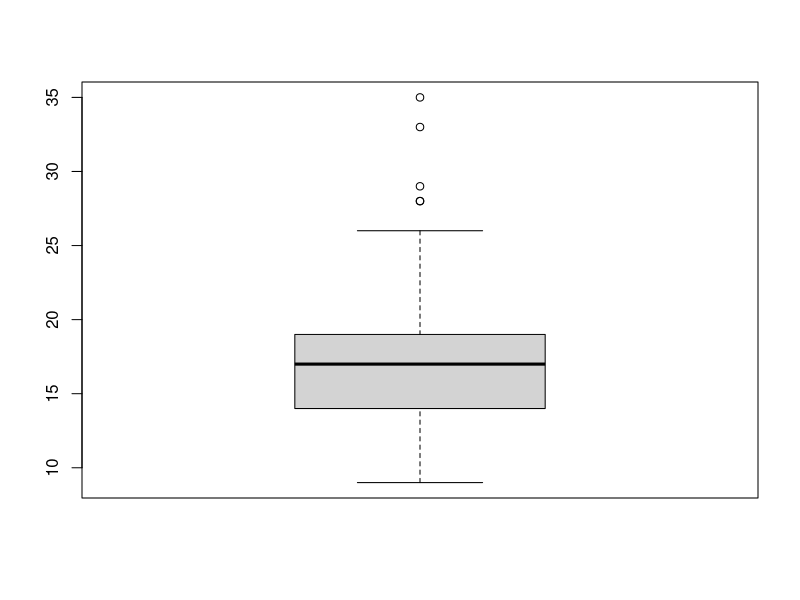
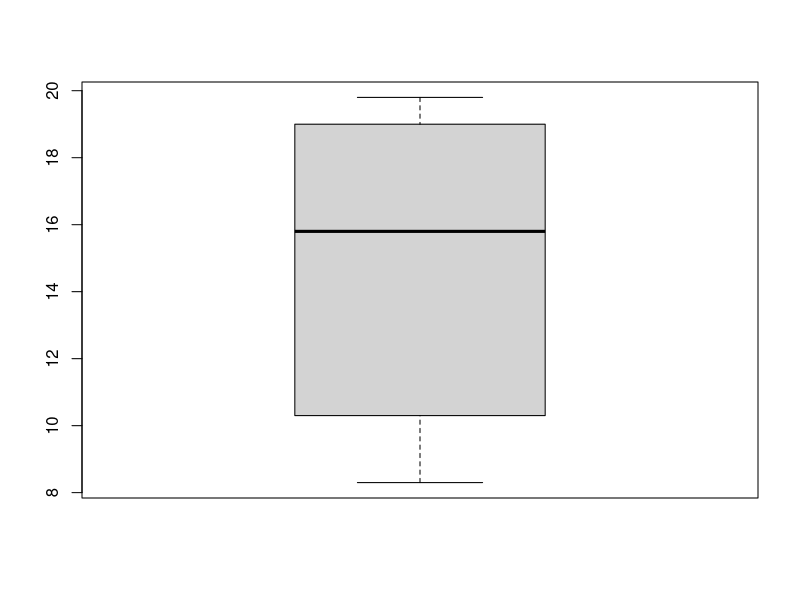

Here is the R script that generated these plots, in order:
# 15-3. 데이터 구조

# • 데이터 프레임 외에도 다양한 데이터 구조가 있음
# • 데이터 구조에 따라 활용 방법 다름

# 데이터 구조                 차원       특징
# -----------------------------------------------------------------
# 벡터(Vactor)                1차원     한 가지 변수 타입으로 구성
# 데이터 프레임(Data Frame)   2차원     다양한 변수 타입으로 구성
# 매트릭스(Matrix)            2차원     한 가지 변수 타입으로 구성
# 어레이(Array)              다차원     2차원 이상의 매트릭스
# 리스트(List)               다차원     서로 다른 데이터 구조 포함

# 데이터 구조 비교하기 

# 1. 벡터(Vactor)
# • 하나 또는 여러 개의 값으로 구성된 데이터 구조
# • 여러 타입을 섞을 수 없고, 한 가지 타입으로만 구성 가능 

# 벡터 만들기 
a = 1
a

b = "hello"
b

# 데이터 구조 확인 
class(a)

class(b)

# 2. 데이터 프레임(Data Frame)
# • 행과 열로 구성된 2차원 데이터 구조
# • 다양한 변수 타입으로 구성 가능

# 데이터 프레임 만들기 
x1 = data.frame(var1 = c(1,2,3),
                var2 = c("a", "b", "c"))

x1

# 데이터 구조 확인 
class(x1)

# 3. 매트릭스(Matrix)
# • 행과 열로 구성된 2차원 데이터 구조
# • 한 가지 타입으로만 구성 가능

# aoxmflrtm aksemfrl - 1 ~ 12로 2열 
x2 = matrix(c(1:12), ncol = 2)

x2

# 데이터 구조 확인 
class(x2)

# 4. 어레이(Array)
# • 2차원 이상으로 구성된 매트릭스
# • 한 가지 타입으로만 구성 가능 

# array 만들기 - 1~20으로 2행 x 5열 x 2차원
x3 = array(1:20, dim = c(2, 5, 2))

x3

# 5. 리스트(List)
# • 모든 데이터 구조를 포함하는 데이터 구조
# • 여러 데이터 구조를 합해 하나의 리스트로 구성 가능 

# 리스트 생성 - 앞에서 생성한 데이터 구조 활용
x4 = list(f1 = a,    # 벡터
          f2 = x1,    # 데이터 프레임 
          f3 = x2,    # 매트릭스 
          f4 = x3)    # 어레이 

x4

# 데이터 구조 확인 
class(x4)

# 리스트 활용
# • 함수의 결과물이 리스트 형태로 반환되는 경우 많음
# • 리스트를 활용하면 함수의 결과물에서 특정 값을 추출 가능

# boxplot() 출력 결과물에서 값 추출하기 
mpg = ggplot2::mpg 

x = boxplot(mpg$cty)

x$stats[,1]    # 요약 통계량 추출 

x$stats[,1][3]    # 중앙값 추출 

x$stats[,1][2]    # 1 분위수 추출 

# 혼자서 해보기 

# • Q1. 기본 내장 데이터 셋인 BOD의 데이터 구조를 확인해 보세요.
BOD

class(BOD)

# • Q2. demand변수를 사용하여 boxplot를 그려보세요.(임의의 변수에 할당) 
a = boxplot(BOD$demand)

a

# • Q3. 위에서 그린 boxplot의 요약통계량, 중앙값, 3분위수를 추출해보세요
a$stats[,1]

a$stats[,1][3]

a$stats[,1][4]
